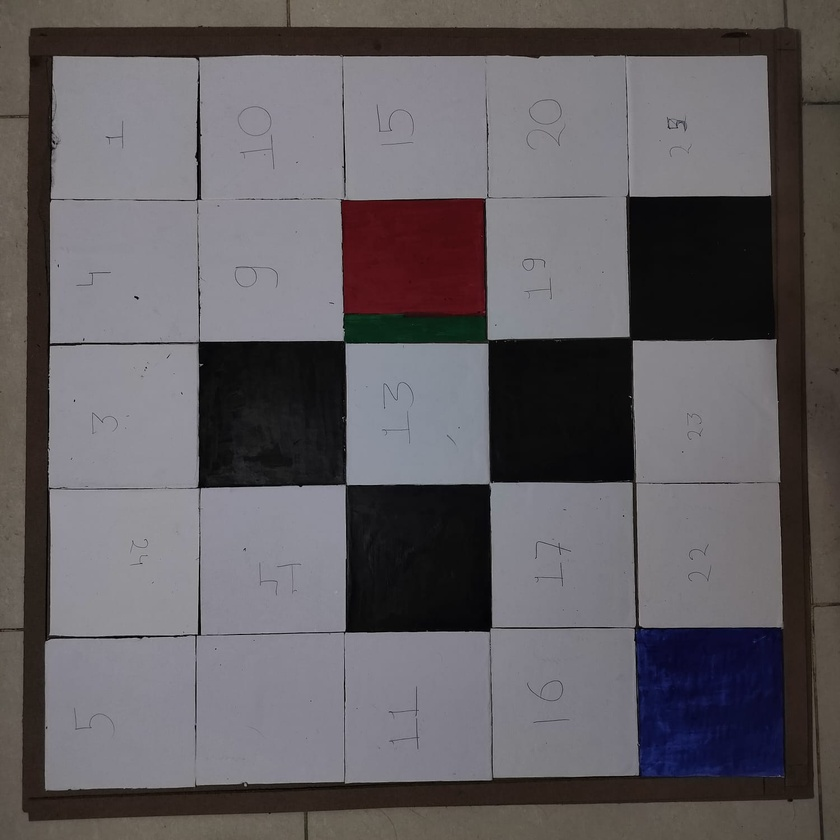
#> input picture maze.jpeg, 840 x 840 px, shrunk from 1500 x 1500 before the run
$ python prev_main.py
#> lines starting #> are read from the running program, lines starting #| are printed output that depends on the picture; after the words box and inside, x2 and y2 are one past the last pixel; in counts of white or black regions, pixels touching at a corner belong together
import cv2
import numpy as np
from PIL import Image
import math
import matplotlib.pyplot as plt
import sys
from pathfinding.core.grid import Grid
from pathfinding.finder.a_star import AStarFinder

img_original = plt.imread("maze.jpeg")
#> img_original is the input picture: shape (840, 840, 3); mean R, G, B 97.9, 93.8, 97.5
cv_image = cv2.imread("maze.jpeg")
cv_image = cv2.cvtColor(cv_image, cv2.COLOR_BGR2RGB)

img = img_original
print('Program Running......')
vertical_filter = [[-1,-2,-1], [0,0,0], [1,2,1]]
horizontal_filter = [[-1,0,1], [-2,0,2], [-1,0,1]]

n,m,d = img.shape
#> n = 840; m = 840; d = 3
edges = np.zeros((n,m))
for row in range(3,n-2):
    for col in range(3,m-2):
        local_pixels = img[row-1 : row+2, col-1: col+2, 0] #This 0 is here because my filteration matrix is 3D
        vertical_transformed_pixels = vertical_filter*local_pixels
        vertical_score = vertical_transformed_pixels.sum()/4

        horizontal_transformed_pixels = horizontal_filter*local_pixels
        horizontal_score = horizontal_transformed_pixels.sum()/4

        edge_score = math.sqrt(math.pow(horizontal_score,2) + math.pow(vertical_score,2))
        edges[row][col] = 3*edge_score
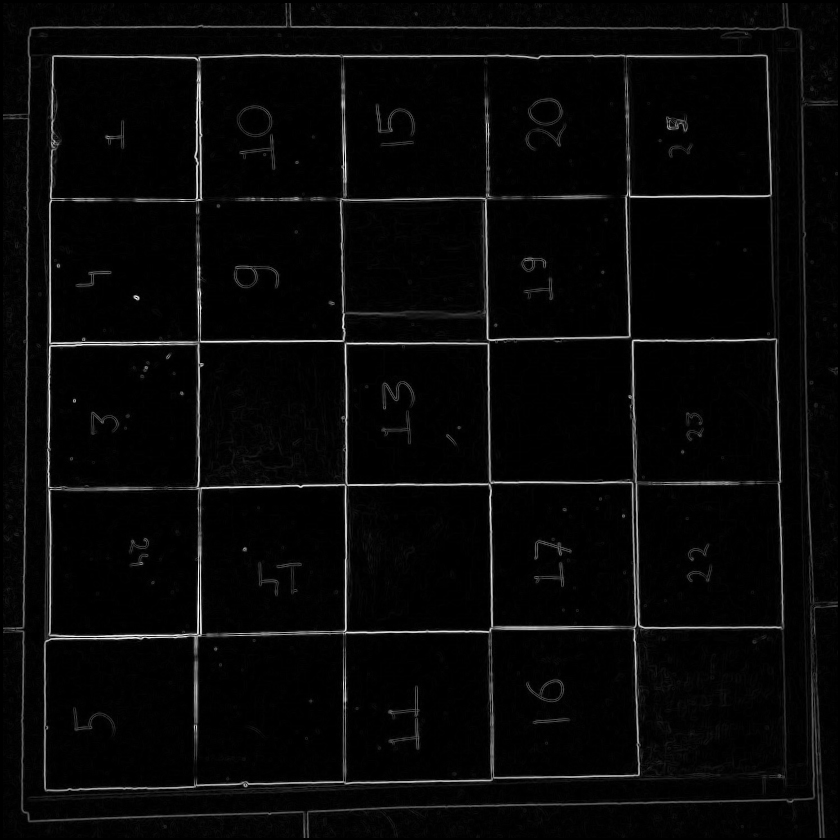
#> edges: shape (840, 840) float64; min 0, max 496.5, mean 16; drawn with min black and max white
minX = sys.maxsize
minY = sys.maxsize

maxX  = -1
maxY = -1
maxVal = -1
for row in range(5,n-3): #constant X
    curr = edges[row][int(m/2)]
    next = edges[row+1][int(m/2)]
    if(curr - next >= 150):
        minY = min(minY,row)
    if(next - curr >= 150):
        maxY = max(maxY, row)
#> this loop made 832 passes
#> (curr, next) on passes 1 to 12: (2.37, 7.72), (7.72, 8.75), (8.75, 7.5), (7.5, 12.41), (12.41, 7.72), (7.72, 8.08), (8.08, 12.77), (12.77, 19.21), (19.21, 10.66), (10.66, 3.35), (3.35, 3), (3, 10.66)

for col in range(5,m-3): #constant Y
    curr = edges[int(n/2)][col]
    next = edges[int(n/2)][col+1]
    if(next - curr >= 100):
        minX = min(minX,col)
    if(curr - next >= 100):
        maxX = max(maxX, col)
#> this loop made 832 passes
#> (curr, next) on passes 1 to 12: (6.18, 10.5), (10.5, 24), (24, 7.65), (7.65, 6.18), (6.18, 9.06), (9.06, 15), (15, 6.36), (6.36, 7.5), (7.5, 6), (6, 5.71), (5.71, 7.65), (7.65, 6)

crop_image = img_original[minY:maxY, minX:maxX]
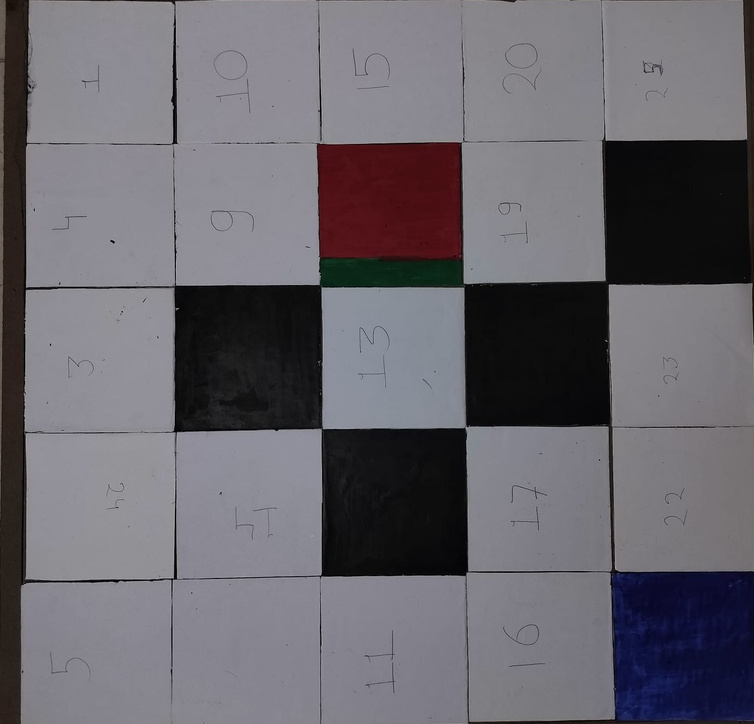
#> crop_image: shape (724, 754, 3); mean R, G, B 105.1, 102.4, 109.3
cv2.imshow("Cropped image", crop_image)
original_crop_image = crop_image
pure_red = (255, 0, 0)
pure_green = (0, 255, 0)
white = (255, 255, 255)

# Define HSV ranges for red and green
color_ranges = {
    "red1": [(0, 120, 50), (10, 255, 255)],  # Lower red range
    "red2": [(170, 120, 50), (180, 255, 255)],  # Upper red range
    "green": [(40, 50, 50), (90, 255, 255)],  # Green range
}

def extract_red_green(image):
    image = image.copy()  # Ensure the image is writable
    hsv = cv2.cvtColor(image, cv2.COLOR_RGB2HSV)
#> hsv: shape (724, 754, 3); mean H, S, V 109.9, 30.3, 111.6
    output = np.full_like(image, white)  # Start with all white pixels

    # Detect red and green
    mask_red1 = cv2.inRange(hsv, np.array(color_ranges["red1"][0]), np.array(color_ranges["red1"][1]))
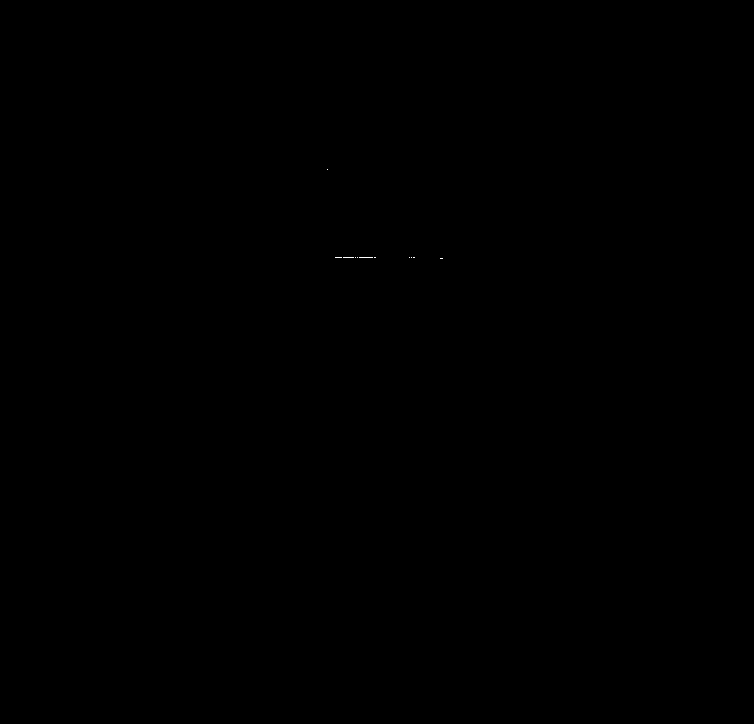
#> mask_red1: shape (724, 754); 0.01% white in thin lines or dots, all inside (x1, y1, x2, y2) = (327, 169, 443, 259)
    mask_red2 = cv2.inRange(hsv, np.array(color_ranges["red2"][0]), np.array(color_ranges["red2"][1]))
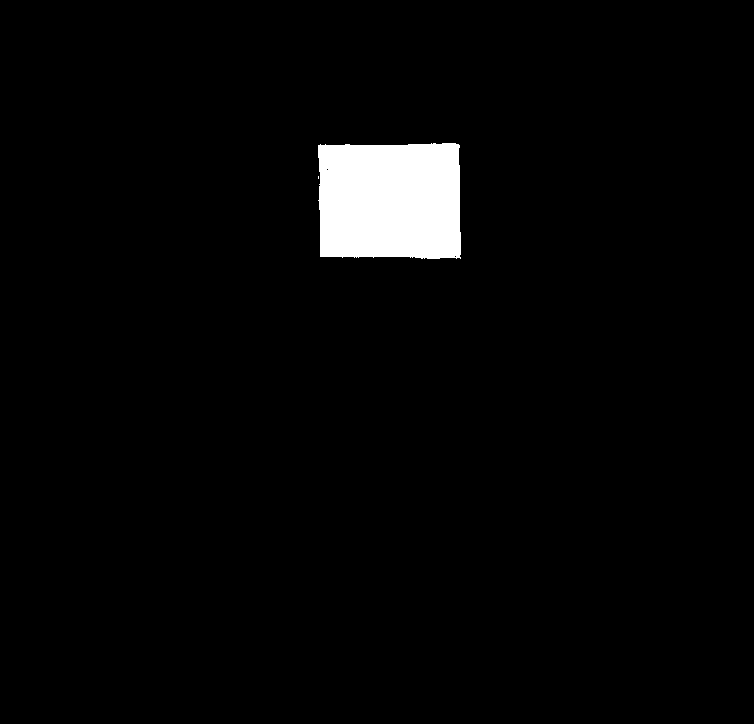
#> mask_red2: shape (724, 754); 2.9% white; 2 white regions (1 under 20 px), largest, box (x1, y1, x2, y2) and area: (318, 143, 461, 259) 15897
    mask_green = cv2.inRange(hsv, np.array(color_ranges["green"][0]), np.array(color_ranges["green"][1]))
#> mask_green: shape (724, 754); 0.01% white in thin lines or dots, all inside (x1, y1, x2, y2) = (320, 260, 461, 287)

    # Combine both red masks
    mask_red = cv2.bitwise_or(mask_red1, mask_red2)
#> mask_red: shape (724, 754); 2.9% white; 2 white regions (1 under 20 px)

    # Assign colors
    output[mask_red > 0] = pure_red
    output[mask_green > 0] = pure_green

    return output, mask_red, mask_green

# Load input image
image = crop_image  # Assuming `crop_image` is defined

# Process the image
output, mask_red, mask_green = extract_red_green(image)
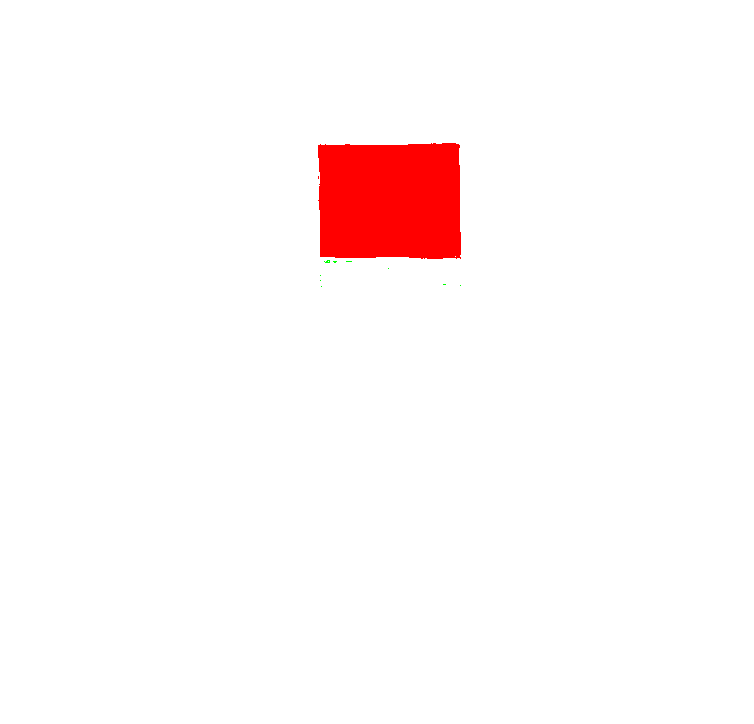
#> output: shape (724, 754, 3); mean R, G, B 255, 247.6, 247.5

# Find contours for red and green regions
contours_red, _ = cv2.findContours(mask_red, cv2.RETR_EXTERNAL, cv2.CHAIN_APPROX_SIMPLE)
#> contours_red = 2 contours, 1 with area under 20; largest, box (x1, y1, x2, y2) and area: (318, 143, 461, 259) 15688
contours_green, _ = cv2.findContours(mask_green, cv2.RETR_EXTERNAL, cv2.CHAIN_APPROX_SIMPLE)
#> contours_green = 9 contours, all with area under 20

# Function to get bounding box
def get_bounding_box(contours):
    for cnt in contours:
        x, y, w, h = cv2.boundingRect(cnt)
        return (x, y, w, h)  # Return bounding box as (x, y, width, height)
#> this loop made 1 pass
#> (cnt, x, y, w, h) on pass 1: ([[318, 176], [318, 178]], 318, 176, 1, 3)
    return None

# Get bounding boxes
red_box = get_bounding_box(contours_red)
#> red_box = (318, 176, 1, 3)
#> the loop in get_bounding_box, `for cnt in contours:` made 1 pass
#> (x, y, w, h) on pass 1: (321, 286, 1, 1)
green_box = get_bounding_box(contours_green)
#> green_box = (321, 286, 1, 1)

# Draw bounding boxes
output_bgr = cv2.cvtColor(output, cv2.COLOR_RGB2BGR)
rotation = 0
# Determine relative position of the green box w.r.t. the red box
if red_box and green_box:
    rx, ry, rw, rh = red_box  # Red box (x, y, width, height)
#> rx = 318; ry = 176; rw = 1; rh = 3
    gx, gy, gw, gh = green_box  # Green box (x, y, width, height)
#> gx = 321; gy = 286; gw = 1; gh = 1

    # Midpoints of the bounding boxes
    red_mid_x, red_mid_y = rx + rw // 2, ry + rh // 2
#> red_mid_x = 318; red_mid_y = 177
    green_mid_x, green_mid_y = gx + gw // 2, gy + gh // 2
#> green_mid_x = 321; green_mid_y = 286

    # Compare midpoints to determine relative position
    if green_mid_x < red_mid_x:
        position = "Left"
        rotation = 90
    elif green_mid_x > red_mid_x:
        position = "Right"
        rotation = -90
    elif green_mid_y < red_mid_y:
        position = "Forward"
        rotation = 0
    else:
        position = "Backward"
        rotation = 180
    print(f"The green box is {position} relative to the red box.")

# Convert back to RGB for displaying
output_rgb = cv2.cvtColor(output_bgr, cv2.COLOR_BGR2RGB)

# Display output
# plt.imshow(output_rgb)
# plt.axis("off")
# plt.show()

def rotate(image,angle):
#> called with image = array of shape (5, 5, 3), angle = -90
    h, w = image.shape[:2]
#> h = 5; w = 5
    center = (w // 2, h // 2)  # Keep the rotation around the center
#> center = (2, 2)
    # Compute rotation matrix (keeps axes fixed)
    rotation_matrix = cv2.getRotationMatrix2D(center, angle * -1, 1.0)
    # Keep the image size the same after rotation
    rotated_image = cv2.warpAffine(image, rotation_matrix, (w, h), flags=cv2.INTER_LINEAR)
    return rotated_image

def convert_to_primary_colors(image):
    # Convert image to HSV
    hsv = cv2.cvtColor(image, cv2.COLOR_BGR2HSV)

    # Define color ranges for red, blue, white, and black
    color_ranges = {
        "red1": [(0, 50, 50), (10, 255, 255)],  # Lower red
        "red2": [(170, 50, 50), (180, 255, 255)],  # Upper red
        "blue": [(90, 50, 50), (130, 255, 255)],  # Blue range
        "white": [(0, 0, 200), (180, 50, 255)],  # White range
        "black": [(0, 0, 0), (180, 255, 50)],  # Black range
    }

    # Create an output image (start as white)
    output = np.full_like(image, (255, 255, 255))  # Default to white

    # Detect and replace colors
    for color, (lower, upper) in color_ranges.items():
        mask = cv2.inRange(hsv, np.array(lower), np.array(upper))

        if color == "red1" or color == "red2":
            output[mask > 0] = (0, 0, 255)  # Pure Red (BGR)
        elif color == "blue":
            output[mask > 0] = (255, 0, 0)  # Pure Blue (BGR)
        elif color == "white":
            output[mask > 0] = (255, 255, 255)  # Pure White
        elif color == "black":
            output[mask > 0] = (0, 0, 0)  # Pure Black

    return output

scaled_crop_image = cv2.resize(original_crop_image, (5,5), cv2.INTER_LINEAR_EXACT)
scaled_crop_image = rotate(scaled_crop_image, rotation)
plt.imshow(scaled_crop_image)
scaled_crop_image = convert_to_primary_colors(scaled_crop_image)

final_matrix = np.ones((5,5))
source = (0,0)
destination = (0,0)
for rows in range(0,5):
    for col in range(0,5):
        r = round(scaled_crop_image[rows][col][0]/255)
        g = round(scaled_crop_image[rows][col][1]/255)
        b = round(scaled_crop_image[rows][col][2]/255)
        # print(r,g,b)
        if (r == g == b):
            if r == 1:
                final_matrix[rows][col] = 1
            else:
                final_matrix[rows][col] = 0
        else:
            if r == 1:
                source = (col, rows)
            elif b == 1:
                destination = (col, rows)
#> after the loop, final_matrix = [[1, 0, 1, 1, 1], [1, 1, 0, 1, 1], [1, 1, 1, 0, 1], [1, 1, 0, 1, 1], [1, 1, 1, 1, 1]]
Matrix = np.array(final_matrix)
#> Matrix has the same summary as final_matrix
print(Matrix)
#| [[1. 0. 1. 1. 1.]
#|  [1. 1. 0. 1. 1.]
#|  [1. 1. 1. 0. 1.]
#|  [1. 1. 0. 1. 1.]
#|  [1. 1. 1. 1. 1.]]
print(source, destination)

#> (the run stopped early here; a loop or call above may not have finished)
